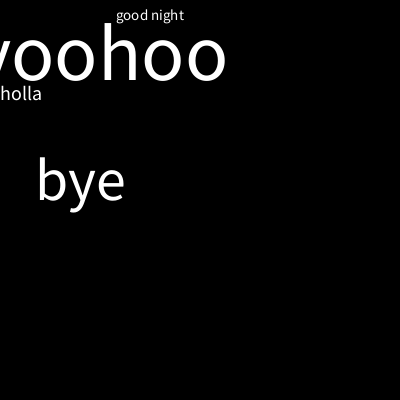
Frame 1 (no input)
Frame 60 (the mouse pressed at the canvas centre just before this capture): identical to frame 1, image omitted
Frame 120 (the mouse held since frame 60 and released just before this capture): identical to frame 1, image omitted

The Processing sketch that drew this single still picture (run headless with seeded random() and noise(); from frame 60 on, the mouse is pressed at the canvas centre):

// Processing sketch: function_hello
// ── function_hello.pde


void setup () {
  size (400, 400);
}

void draw() {
  background (0); 
  greeting("holla", 20, 20, 100); 
  greeting("bye", 60, 80, 200); 
  greeting("yoohoo", 80, 100, 80); 
  greeting("good night", 15, 150, 20);
}

void greeting(String word, int size, int x, int y) {
  fill (255); 
  textAlign (CENTER); 
  textSize (size); 
  text (word, x, y); 
  println (word);
}
